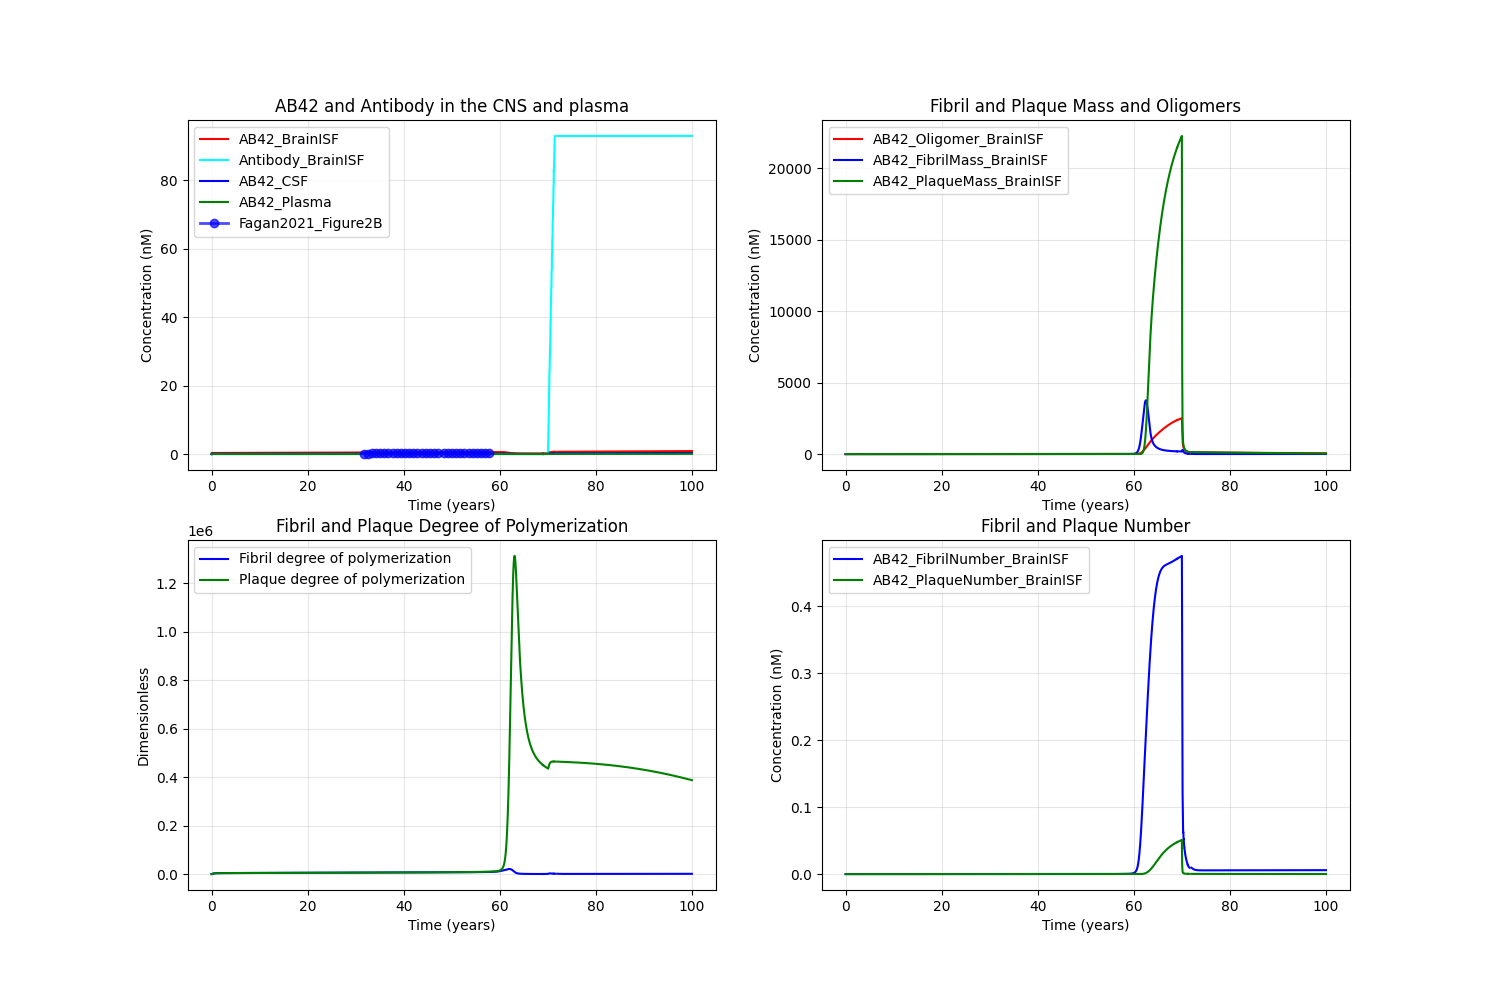

Write Python code to recreate this figure.
import tellurium as te
import numpy as np
import matplotlib.pyplot as plt
import pandas as pd


def add_to_plot1(ax, result,legend=False):
    if legend:
        ax.plot(result['time']/24/365, result['[AB42_BrainISF]'], label='AB42_BrainISF',color='red')
        ax.plot(result['time']/24/365, result['[Antibody_BrainISF]'], label='Antibody_BrainISF',color='cyan')
        ax.plot(result['time']/24/365, result['[AB42_SAS]'], label='AB42_CSF',color='blue')
        ax.plot(result['time']/24/365, result['[AB42_Plasma]'], label='AB42_Plasma',color='green')
    else:
        ax.plot(result['time']/24/365, result['[AB42_BrainISF]'], color='red')
        ax.plot(result['time']/24/365, result['[Antibody_BrainISF]'], color='cyan')
        ax.plot(result['time']/24/365, result['[AB42_SAS]'], color='blue')
        ax.plot(result['time']/24/365, result['[AB42_Plasma]'], color='green')
    return ax

def add_to_plot2(ax, result,legend=False):
    if legend:
        ax.plot(result['time']/24/365, result['[AB42_Oligomer_BrainISF]'], label='AB42_Oligomer_BrainISF',color='red')
        ax.plot(result['time']/24/365, result['[AB42_FibrilMass_BrainISF]'], label='AB42_FibrilMass_BrainISF',color='blue')
        ax.plot(result['time']/24/365, result['[AB42_PlaqueMass_BrainISF]'], label='AB42_PlaqueMass_BrainISF',color='green')
    else:
        ax.plot(result['time']/24/365, result['[AB42_Oligomer_BrainISF]'], color='red')
        ax.plot(result['time']/24/365, result['[AB42_FibrilMass_BrainISF]'], color='blue')
        ax.plot(result['time']/24/365, result['[AB42_PlaqueMass_BrainISF]'], color='green')
    return ax

def add_to_plot3(ax, result,legend=False):
    if legend:
        ax.plot(result['time']/24/365, result['Fibril_degree_polymerization'], label='Fibril degree of polymerization',color='blue')
        ax.plot(result['time']/24/365, result['Plaque_degree_polymerization'], label='Plaque degree of polymerization',color='green')
    else:
        ax.plot(result['time']/24/365, result['Fibril_degree_polymerization'], color='blue')
        ax.plot(result['time']/24/365, result['Plaque_degree_polymerization'], color='green')
    return ax

def add_to_plot4(ax, result,legend=False):
    if legend:
        ax.plot(result['time']/24/365, result['[AB42_FibrilNumber_BrainISF]'], label='AB42_FibrilNumber_BrainISF',color='blue')
        ax.plot(result['time']/24/365, result['[AB42_PlaqueNumber_BrainISF]'], label='AB42_PlaqueNumber_BrainISF',color='green')
    else:
        ax.plot(result['time']/24/365, result['[AB42_FibrilNumber_BrainISF]'], color='blue')
        ax.plot(result['time']/24/365, result['[AB42_PlaqueNumber_BrainISF]'], color='green')
    return ax

def run_simulation():
    r = te.loada(__file__.replace('.py', '.txt'))
    r.setIntegrator('cvode')
    r.integrator.absolute_tolerance = 1e-10
    r.integrator.relative_tolerance = 1e-8
    r.integrator.setValue('stiff', True)
    fig, axes = plt.subplots(2, 2, figsize=(15, 10))
    ax1, ax2 = axes[0]
    ax3, ax4 = axes[1]


    result1 = r.simulate(0, 69*365*24, 100000, ['time','[Antibody_Plasma]','[Antibody_BrainISF]','[Antibody_LiverVascular]',
    '[Antibody_LungVascular]','[Antibody_LymphNode]','[Antibody_BrainVascular]','[Antibody_BBB]','[Antibody_SAS]',
    '[Antibody_LV]','[APP_BrainISF]','[AB42_BrainISF]','[C99_BrainISF]','[AB42_Oligomer_BrainISF]','[AB42_FibrilNumber_BrainISF]','[AB42_FibrilMass_BrainISF]',
    '[AB42_Plasma]','[AB42_SAS]','Fibril_degree_polymerization','[AB42_PlaqueMass_BrainISF]','[AB42_PlaqueNumber_BrainISF]','Plaque_degree_polymerization'])
    # ax1.plot(result1['time']/24/365, result1['[AB42_BrainISF]'], label='AB42_BrainISF',color='red')
    # ax1.plot(result1['time']/24/365, result1['[Antibody_BrainISF]'], label='Antibody_BrainISF',color='cyan')
    # ax1.plot(result1['time']/24/365, result1['[AB42_SAS]'], label='AB42_CSF',color='blue')
    # ax1.plot(result1['time']/24/365, result1['[AB42_Plasma]'], label='AB42_Plasma',color='green')

    r.integrator.variable_step_size = True
    # result2 = r.simulate(1000, 200000, 200000)
    result2 = r.simulate(69*365*24, 71.25*365*24, 10000000, ['time','[Antibody_Plasma]','[Antibody_BrainISF]','[Antibody_LiverVascular]',
    '[Antibody_LungVascular]','[Antibody_LymphNode]','[Antibody_BrainVascular]','[Antibody_BBB]','[Antibody_SAS]',
    '[Antibody_LV]','[APP_BrainISF]','[AB42_BrainISF]','[C99_BrainISF]','[AB42_Oligomer_BrainISF]','[AB42_FibrilNumber_BrainISF]','[AB42_FibrilMass_BrainISF]',
    '[AB42_Plasma]','[AB42_SAS]','Fibril_degree_polymerization','[AB42_PlaqueMass_BrainISF]','[AB42_PlaqueNumber_BrainISF]','Plaque_degree_polymerization'])
    
    result3 = r.simulate(71.25*365*24, 71.6*365*24, 1000000, ['time','[Antibody_Plasma]','[Antibody_BrainISF]','[Antibody_LiverVascular]',
    '[Antibody_LungVascular]','[Antibody_LymphNode]','[Antibody_BrainVascular]','[Antibody_BBB]','[Antibody_SAS]',
    '[Antibody_LV]','[APP_BrainISF]','[AB42_BrainISF]','[C99_BrainISF]','[AB42_Oligomer_BrainISF]','[AB42_FibrilNumber_BrainISF]','[AB42_FibrilMass_BrainISF]',
    '[AB42_Plasma]','[AB42_SAS]','Fibril_degree_polymerization','[AB42_PlaqueMass_BrainISF]','[AB42_PlaqueNumber_BrainISF]','Plaque_degree_polymerization'])
    
    result4 = r.simulate(72*365*24, 100*365*24, 1000000, ['time','[Antibody_Plasma]','[Antibody_BrainISF]','[Antibody_LiverVascular]',
    '[Antibody_LungVascular]','[Antibody_LymphNode]','[Antibody_BrainVascular]','[Antibody_BBB]','[Antibody_SAS]',
    '[Antibody_LV]','[APP_BrainISF]','[AB42_BrainISF]','[C99_BrainISF]','[AB42_Oligomer_BrainISF]','[AB42_FibrilNumber_BrainISF]','[AB42_FibrilMass_BrainISF]',
    '[AB42_Plasma]','[AB42_SAS]','Fibril_degree_polymerization','[AB42_PlaqueMass_BrainISF]','[AB42_PlaqueNumber_BrainISF]','Plaque_degree_polymerization'])
    
    # Create two-panel subplot layout
    
    
    # Left panel - first two variables
    # ax1.plot(result2['time']/24/365, result2['[AB42_BrainISF]'], label='AB42_BrainISF',color='red')
    # ax1.plot(result2['time']/24/365, result2['[Antibody_BrainISF]'], label='Antibody_BrainISF',color='cyan')
    # ax1.plot(result2['time']/24/365, result2['[AB42_SAS]'], label='AB42_CSF',color='blue')
    # ax1.plot(result2['time']/24/365, result2['[AB42_Plasma]'], label='AB42_Plasma',color='green')
    ax1 = add_to_plot1(ax1, result1,legend=True)
    ax1 = add_to_plot1(ax1, result2)
    ax1 = add_to_plot1(ax1, result3)
    ax1 = add_to_plot1(ax1, result4)
    # ax1.plot(result2['time']/24/365, result2['Anti_ABeta_ISF_sum'], label='Total_Antibody_BrainISF',color='purple')
    # ax1.plot(result2['time'], result2['[Antibody_Plasma]'], label='Antibody_Plasma')
    # Read the CSV file
    df = pd.read_csv('Fagan2021_Figure2B.csv')
    dian_noncarrier_data = df[df['series'] == 'DIAN_noncarrier']
    ax1.plot(dian_noncarrier_data['time'], dian_noncarrier_data['measurement'], 
         marker='o', linewidth=2, markersize=6, color='blue', alpha=0.7,label='Fagan2021_Figure2B')

    ax1.set_xlabel('Time (years)')
    ax1.set_ylabel('Concentration (nM)')
    ax1.set_title('AB42 and Antibody in the CNS and plasma')
    ax1.legend()
    ax1.grid(True, alpha=0.3)
    
    # Right panel - second two variables
    ax2 = add_to_plot2(ax2, result1,legend=True)
    ax2 = add_to_plot2(ax2, result2)
    ax2 = add_to_plot2(ax2, result3)
    ax2 = add_to_plot2(ax2, result4)
    ax2.set_xlabel('Time (years)')
    ax2.set_ylabel('Concentration (nM)')
    ax2.set_title('Fibril and Plaque Mass and Oligomers')
    ax2.legend()
    ax2.grid(True, alpha=0.3)

   
    ax3 = add_to_plot3(ax3, result1,legend=True)
    ax3 = add_to_plot3(ax3, result2)
    ax3 = add_to_plot3(ax3, result3)
    ax3 = add_to_plot3(ax3, result4)
    ax3.set_xlabel('Time (years)')
    ax3.set_ylabel('Dimensionless')
    ax3.set_title('Fibril and Plaque Degree of Polymerization')
    ax3.legend()
    ax3.grid(True, alpha=0.3)
    
    
    ax4 = add_to_plot4(ax4, result1,legend=True)
    ax4 = add_to_plot4(ax4, result2)
    ax4 = add_to_plot4(ax4, result3)
    ax4 = add_to_plot4(ax4, result4)
    ax4.set_xlabel('Time (years)')
    ax4.set_ylabel('Concentration (nM)')
    ax4.set_title('Fibril and Plaque Number')
    ax4.legend()
    ax4.grid(True, alpha=0.3)
    
    
    plt.savefig(__file__.replace('.py', '.png'))
    plt.tight_layout()

    plt.show()


def run_simulation_with_flexible_plot():
    """Example of using the flexible plotting function"""
    r = te.loada(__file__.replace('.py', '.txt'))
    r.setIntegrator('cvode')
    r.integrator.absolute_tolerance = 1e-8
    r.integrator.relative_tolerance = 1e-8
    r.integrator.setValue('stiff', True)
    
    # Run simulation
    result = r.simulate(69*365*24, 74*365*24, 1000000, ['time','[Antibody_Plasma]','[Antibody_BrainISF]','[Antibody_LiverVascular]',
    '[Antibody_LungVascular]','[Antibody_LymphNode]','[Antibody_BrainVascular]','[Antibody_BBB]','[Antibody_SAS]',
    '[Antibody_LV]','[APP_BrainISF]','[AB42_BrainISF]','[C99_BrainISF]','[AB42_Oligomer_BrainISF]','[AB42_FibrilNumber_BrainISF]','[AB42_FibrilMass_BrainISF]',
    '[AB42_Plasma]','[AB42_SAS]','Fibril_degree_polymerization','[AB42_PlaqueMass_BrainISF]','[AB42_PlaqueNumber_BrainISF]','Plaque_degree_polymerization'])
    
    # Example 1: Use default settings
    fig1, axes1 = plot_results_flexible(result)
    plt.savefig(__file__.replace('.py', '_flexible_default.png'))
    plt.show()
    
    # Example 2: Custom variables and colors
    custom_variables = [
        ['[AB42_BrainISF]', '[AB42_Plasma]'],
        ['[Antibody_BrainISF]', '[Antibody_Plasma]'],
        ['[AB42_FibrilMass_BrainISF]', '[AB42_PlaqueMass_BrainISF]']
    ]
    
    custom_colors = [
        ['red', 'blue'],
        ['green', 'orange'],
        ['purple', 'brown']
    ]
    
    custom_titles = [
        'AB42 Comparison',
        'Antibody Comparison', 
        'Mass Comparison'
    ]
    
    experimental_data = {
        'file': 'Fagan2021_Figure2B.csv',
        'series': 'DIAN_noncarrier',
        'color': 'blue',
        'label': 'Fagan2021_Figure2B'
    }
    
    fig2, axes2 = plot_results_flexible(
        result, 
        variables_to_plot=custom_variables,
        colors=custom_colors,
        titles=custom_titles,
        experimental_data=experimental_data
    )
    plt.savefig(__file__.replace('.py', '_flexible_custom.png'))
    plt.show()


if __name__ == "__main__":
    run_simulation()
    # Uncomment to test the flexible plotting function
    # run_simulation_with_flexible_plot()
    
